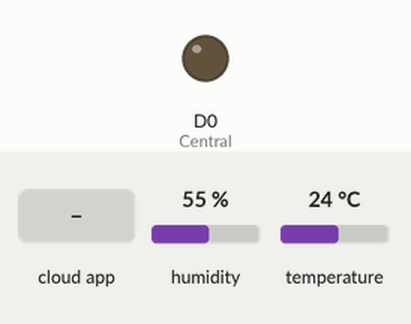
Bench run of a sketch on a simulated ESP8266 (NodeMCU). Parts: output pins drawn as LEDs (lit = HIGH). Inputs (shaded band) come from the test bench; at power-on: humidity 55 %, temperature 24 °C. WiFi joins after 1.5 s; servers stay silent unless stated; the Firebase database answers and starts empty; what the sketch prints to the serial monitor is not drawn.

Above: at 2.7 s.
2.8 s: the phone or cloud app sets Central to 1
At 4.8 s:
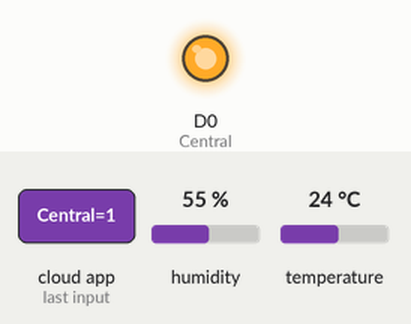
5.5 s: the phone or cloud app sets Central to 0
At 7.6 s:
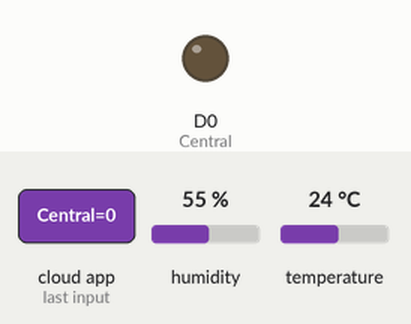
Timing chart, 0 to 9.1 s (numbered marks = the images above; inputs shaded):
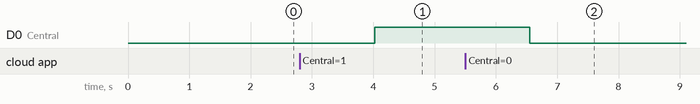

The sketch:

LivingRoomCode.ino
```cpp
#include <ESP8266WiFi.h>
#include <FirebaseArduino.h>
#include "DHT.h"
#define DHTTYPE DHT11
#define FIREBASE_HOST "smarthomebylanga-15287.firebaseio.com"
#define FIREBASE_AUTH "WwR7MPQGw6IUzF1uGYoaRlNO0HNM1VEWc956aRQr"
#define WIFI_SSID "Casa"
#define WIFI_PASSWORD "carolegui"
#define dht_dpin D6
DHT dht(dht_dpin, DHTTYPE);

//PIN DECLARATION
int Central = D0;
//int Wall = D1;
//int Central = D2;
//int Fridge = D3;
//int KitchenHood = D4;
//int Stove = D5;
//int Microwave = D7;
//int WaterHeater = D8;
//int CoffeeMachine = D9;

//float gas = A0;

//LIGHTS VARIABLES

int CentralValue;
//int WallValue;
//int CentralValue;
//int FridgeValue;
//int KitchenHoodValue;
//int StoveValue;
//int MicrowaveValue;
//int WaterHeaterValue;
//int CoffeeMachineValue;

int TemperatureValue, HumidityValue;


void setup() {
Serial.begin(9600);
dht.begin();

pinMode(Central, OUTPUT); //D0
//pinMode(Wall, OUTPUT); //D1
//pinMode(Central, OUTPUT); //D2
//pinMode(Fridge, OUTPUT); //D3
//pinMode(KitchenHood, OUTPUT); //D4
//pinMode(Stove, OUTPUT); //D5
//pinMode(Microwave, OUTPUT); //D7
//pinMode(WaterHeater, OUTPUT); //D8
//pinMode(CoffeeMachine, OUTPUT); //D9
//pinMode(gas, INPUT); //A0

// connect to wifi.
WiFi.begin(WIFI_SSID, WIFI_PASSWORD);
Serial.print("connecting");
while (WiFi.status() != WL_CONNECTED) {
Serial.print(".");
delay(500);
}
Serial.println();
Serial.print("connected: ");
Serial.println(WiFi.localIP());
Firebase.begin(FIREBASE_HOST, FIREBASE_AUTH);
//Firebase.set("LED_STATUS/value", 0);
//Firebase.setInt("LIGHT/value", 0);
}


void loop() {

//-----------------------------------------------------------------------TEMPERATURE AND HUMIDITY--------------------------------------------------------------

 HumidityValue = dht.readHumidity();
 TemperatureValue = dht.readTemperature();
 Firebase.set("Home/Sensor/Temperature", TemperatureValue);
 Firebase.set("Home/Sensor/Humidity", HumidityValue);
 Serial.println(TemperatureValue);

  delay(800);


//-----------------------------------------------------------------------GAS--------------------------------------------------------------

/*int gasvalue = analogRead(gas);
//Serial.println(gasvalue);*/
//-----------------------------------------------------------------------LIGHTS CONTROL--------------------------------------------------------------


//----------Island----------
CentralValue = Firebase.getInt("Home/LivingRoom/Light/Central");
if (CentralValue==1) {
Serial.println("Light Master Bedroom ON");
digitalWrite(Central,HIGH);
//return;
//delay(10);
}
else {
Serial.println("Light Master Bedroom OFF");
digitalWrite(Central,LOW);
}
//---------------------------------------


/*
//----------Wall----------
WallValue = Firebase.getInt("Home/Kitchen/Light/Wall");
if (WallValue==1) {
//Serial.println("Light Bedroom ON");
digitalWrite(Wall,HIGH);
//return;
//delay(10);
}
else {
//Serial.println("Light Bedroom OFF");
digitalWrite(Wall,LOW);
}
//---------------------------------


//----------Center----------
CentralValue = Firebase.getInt("Home/Kitchen/Light/Central");
if (CentralValue==1) {
//Serial.println("Light Kitchen ON");
digitalWrite(Central,HIGH);
//return;
//delay(10);
}
else {
//Serial.println("Light Kitchen OFF");
digitalWrite(Central,LOW);
}
//---------------------------------

//-----------------------------------------------------------------------POWER PLUG CONTROL--------------------------------------------------------------

//----------Fridge----------
FridgeValue = Firebase.getInt("Home/Kitchen/PowerPlug/Fridge");
if (FridgeValue==1) {
//Serial.println("Light Kitchen ON");
digitalWrite(Fridge,HIGH);
//return;
//delay(10);
}
else {
//Serial.println("Light Kitchen OFF");
digitalWrite(Fridge,LOW);
}
//---------------------------------

//----------Kitchen Hood----------
KitchenHoodValue = Firebase.getInt("Home/Kitchen/PowerPlug/KitchenHood");
Serial.println(KitchenHoodValue);
if (KitchenHoodValue==1) {
digitalWrite(KitchenHood,HIGH);
}
else {
digitalWrite(KitchenHood,LOW);
}
//------------------------------

//----------Stove----------
StoveValue = Firebase.getInt("Home/Kitchen/PowerPlug/Stove");
if (StoveValue==1) {
//Serial.println("Light Bedroom ON");
digitalWrite(Stove,HIGH);
//return;
//delay(10);
}
else {
//Serial.println("Light Bedroom OFF");
digitalWrite(Stove,LOW);
}
//------------------------------

//----------Microwave----------
MicrowaveValue = Firebase.getInt("Home/Kitchen/PowerPlug/Microwave");
if (MicrowaveValue==1) {
//Serial.println("Light Bedroom ON");
digitalWrite(Microwave,HIGH);
//return;
//delay(10);
}
else {
//Serial.println("Light Bedroom OFF");
digitalWrite(Microwave,LOW);
}
//------------------------------

//----------Water Heater----------
WaterHeaterValue = Firebase.getInt("Home/Kitchen/PowerPlug/WaterHeater");
if (WaterHeaterValue==1) {
Serial.println(WaterHeaterValue);
digitalWrite(WaterHeater,HIGH);
//return;
//delay(10);
}
else {
//Serial.println("Light Bedroom OFF");
digitalWrite(WaterHeater,LOW);
}
//------------------------------

//----------Coffee Machine----------
CoffeeMachineValue = Firebase.getInt("Home/Kitchen/PowerPlug/CoffeeMachine");
if (CoffeeMachineValue==1) {
Serial.println(CoffeeMachineValue);
digitalWrite(CoffeeMachine,HIGH);
//return;
//delay(10);
}
else {
//Serial.println("Light Bedroom OFF");
digitalWrite(CoffeeMachine,LOW);
}
//------------------------------

*/

//---------------------------------------------------------------------


}
```

Measured:
- after the input at 2.8 s, D0 (Central): LOW → HIGH after 1.2 s
- after the input at 5.5 s, D0 (Central): HIGH → LOW after 1.1 s
